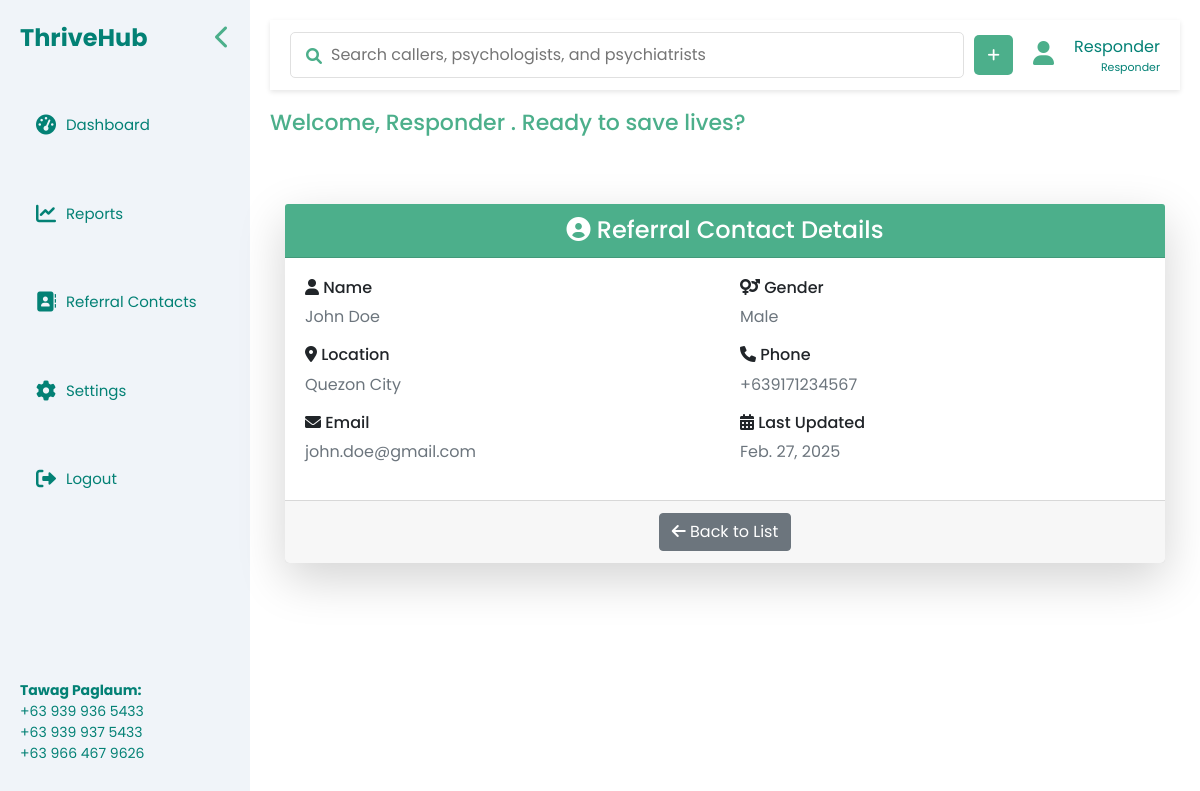
Page /referral/7/ on the earlier database version.
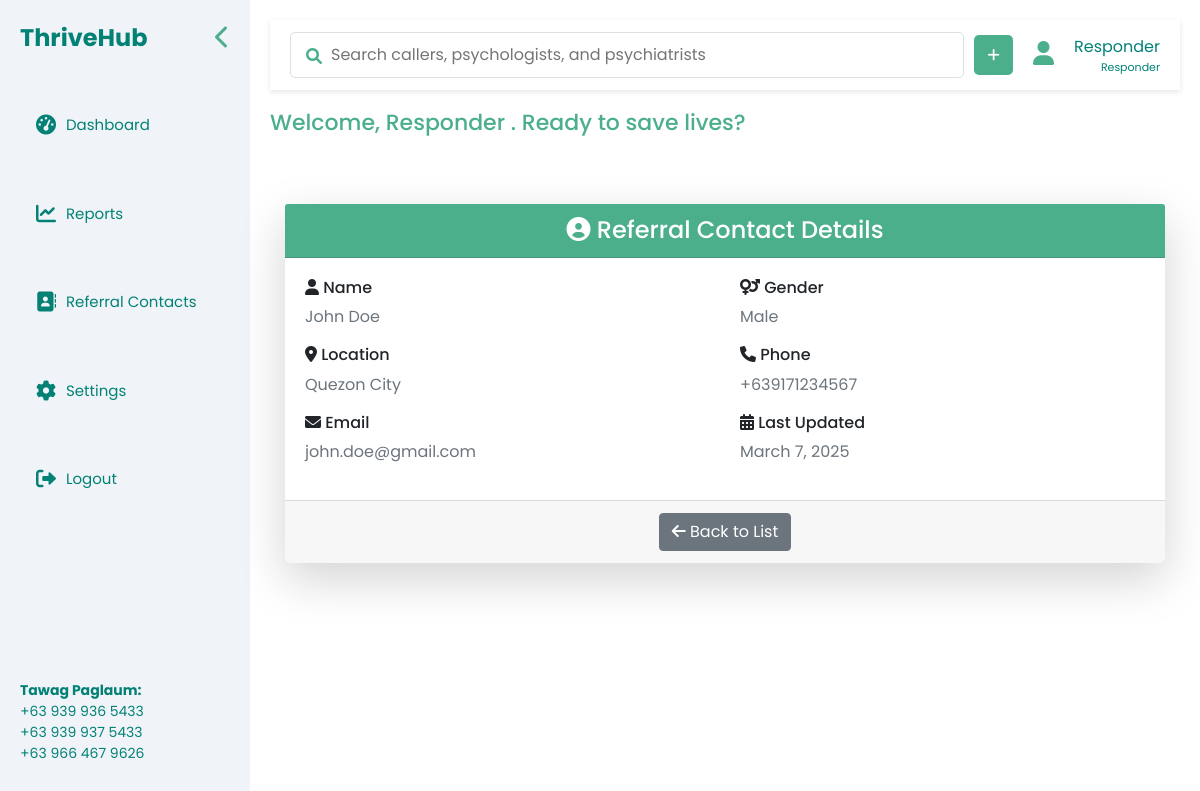
Same page on the later database version.
### form/models.py (models this page shows, shortened)
class ReferralContact(models.Model):
    name = models.CharField(max_length=255)
    gender = models.CharField(max_length=10, choices=[('Male', 'Male'), ('Female', 'Female')])
    location = models.CharField(max_length=255)
    phone = models.CharField(max_length=15, null=True, blank=True)
    email = models.EmailField(max_length=255, null=True, blank=True)
    date_updated = models.DateField(auto_now=True)

### ThriveHub/views.py (the view)
# urls.py: path('referral/<int:id>/', referral_detail, name='referral_detail'),
def referral_detail(request, id):
    referral = get_object_or_404(ReferralContact, id=id)
    return render(request, 'referral_detail.html', {'referral': referral})

### templates/referral_detail.html (shortened to what this page needs)
{% extends 'layout.html' %}
{% block content %}
    <h2 class="section-title">Welcome,
        {% if request.user.is_authenticated %}
            {{ request.user.first_name|default:"Responder" }} {{ request.user.last_name|default:"" }}
        {% else %}
            Responder
        {% endif %}. Ready to save lives?
    </h2>
    <div class="container mt-5">
        <div class="shadow-lg rounded-lg">
            <div class="card-header text-white text-center" style="background-color: #4CAF8B;">
                <h4 class="mb-0"><i class="fas fa-user-circle"></i> Referral Contact Details</h4>
            </div>
            <div class="card-body">
                <div class="row">
                    <div class="col-md-6">
                        <h6><i class="fas fa-user"></i> Name</h6>
                        <p class="text-muted">{{ referral.name }}</p>
                    </div>
                    <div class="col-md-6">
                        <h6><i class="fas fa-venus-mars"></i> Gender</h6>
                        <p class="text-muted">{{ referral.gender }}</p>
                    </div>
                    <div class="col-md-6">
                        <h6><i class="fas fa-map-marker-alt"></i> Location</h6>
                        <p class="text-muted">{{ referral.location }}</p>
                    </div>
                    <div class="col-md-6">
                        <h6><i class="fas fa-phone"></i> Phone</h6>
                        <p class="text-muted">{{ referral.phone|default:"N/A" }}</p>
                    </div>
                    <div class="col-md-6">
                        <h6><i class="fas fa-envelope"></i> Email</h6>
                        <p class="text-muted">{{ referral.email|default:"N/A" }}</p>
                    </div>
                    <div class="col-md-6">
                        <h6><i class="fas fa-calendar-alt"></i> Last Updated</h6>
                        <p class="text-muted">{{ referral.date_updated }}</p>
                    </div>
                </div>
            </div>
            <div class="card-footer text-center">
                <a href="{% url 'referrals' %}" class="btn btn-secondary">
                    <i class="fas fa-arrow-left"></i> Back to List
                </a>
            </div>
        </div>
    </div>
{% endblock %}

Differences in the rows shown:
changed ReferralContact "John Doe": date_updated "Feb. 27, 2025" → "March 7, 2025"
